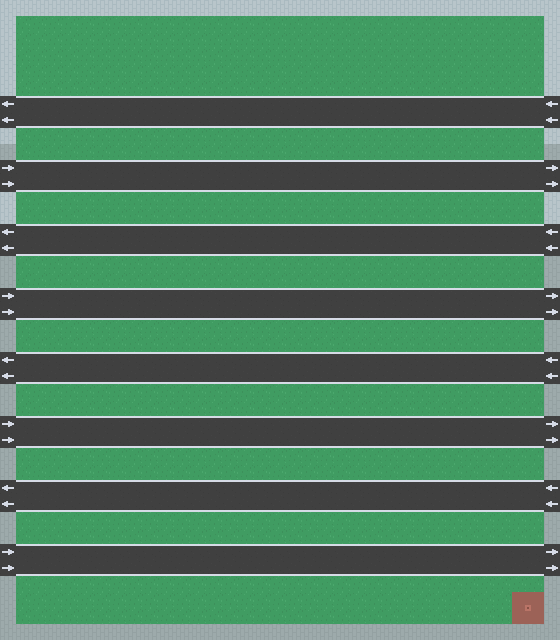

Below is a game level as drawn by its tile map, then a one-line description and the .tmx that defines it (tile-layer data replaced by summaries):
An orthogonal 35x40 tile map with 16x16 px tiles, 3 tile layers (Calque de Tuiles 1, Calque de Tuiles 2, plafond) and 6 objects (spawn, tp_1).

<map version="1.10" tiledversion="1.11.0" orientation="orthogonal" renderorder="right-down" width="35" height="40" tilewidth="16" tileheight="16" infinite="0" nextlayerid="6" nextobjectid="13">
 <tileset firstgid="1" name="tileset_1" tilewidth="16" tileheight="16" spacing="1" tilecount="1036" columns="37">
  <image source="tileset_img/tileset_1.png" width="628" height="475" />
 </tileset>
 <layer id="1" name="Calque de Tuiles 1" width="35" height="40">
  <data>[1400 cells, 1400 non-empty, 3 distinct tile ids]</data>
 </layer>
 <layer id="4" name="Calque de Tuiles 2" width="35" height="40">
  <data>[1400 cells, 564 non-empty, 8 distinct tile ids]</data>
 </layer>
 <objectgroup id="2" name="mur">
  <object id="2" x="0" y="14.3333" width="15.8182" height="625.667" />
  <object id="3" x="0" y="624.364" width="559.818" height="15.3939" />
  <object id="4" x="-0.121121" y="0.333353" width="559.818" height="15.3939" />
  <object id="5" x="543.697" y="11.0909" width="15.8182" height="627.333" />
 </objectgroup>
 <objectgroup id="3" name="autre">
  <object id="1" name="spawn" x="270.333" y="605">
   <point />
  </object>
  <object id="6" name="tp_1" x="512.319" y="592.262" width="29.8182" height="32.3636" />
 </objectgroup>
 <layer id="5" name="plafond" width="35" height="40">
  <data>[1400 cells, 4 non-empty, 2 distinct tile ids]</data>
 </layer>
</map>
